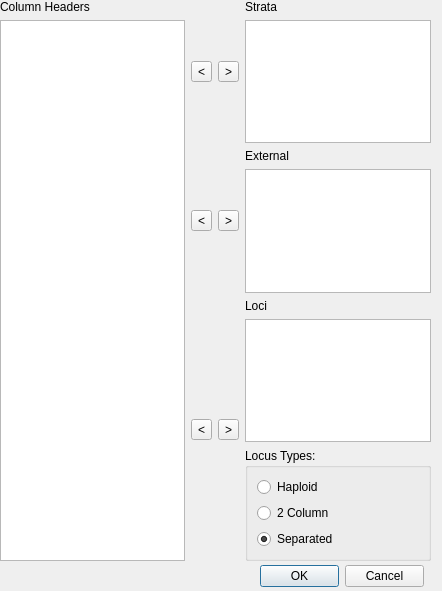
<?xml version="1.0" encoding="UTF-8"?>
<ui version="4.0">
 <class>DialogImportGenotypes</class>
 <widget class="QDialog" name="DialogImportGenotypes">
  <property name="geometry">
   <rect>
    <x>0</x>
    <y>0</y>
    <width>442</width>
    <height>591</height>
   </rect>
  </property>
  <property name="windowTitle">
   <string>Dialog</string>
  </property>
  <widget class="QDialogButtonBox" name="buttonBox">
   <property name="geometry">
    <rect>
     <x>260</x>
     <y>560</y>
     <width>164</width>
     <height>32</height>
    </rect>
   </property>
   <property name="orientation">
    <enum>Qt::Horizontal</enum>
   </property>
   <property name="standardButtons">
    <set>QDialogButtonBox::Cancel|QDialogButtonBox::Ok</set>
   </property>
  </widget>
  <widget class="QWidget" name="layoutWidget">
   <property name="geometry">
    <rect>
     <x>0</x>
     <y>0</y>
     <width>431</width>
     <height>561</height>
    </rect>
   </property>
   <layout class="QHBoxLayout" name="horizontalLayout_4">
    <item>
     <layout class="QVBoxLayout" name="verticalLayout">
      <item>
       <widget class="QLabel" name="label">
        <property name="text">
         <string>Column Headers</string>
        </property>
       </widget>
      </item>
      <item>
       <widget class="QListWidget" name="headerWidget">
        <property name="alternatingRowColors">
         <bool>true</bool>
        </property>
        <property name="selectionMode">
         <enum>QAbstractItemView::ExtendedSelection</enum>
        </property>
        <property name="sortingEnabled">
         <bool>false</bool>
        </property>
       </widget>
      </item>
     </layout>
    </item>
    <item>
     <layout class="QVBoxLayout" name="verticalLayout_6">
      <item>
       <layout class="QHBoxLayout" name="horizontalLayout">
        <item>
         <widget class="QToolButton" name="strata2headers">
          <property name="text">
           <string>&lt;</string>
          </property>
         </widget>
        </item>
        <item>
         <widget class="QToolButton" name="headers2strata">
          <property name="text">
           <string>&gt;</string>
          </property>
         </widget>
        </item>
        <item>
         <layout class="QVBoxLayout" name="verticalLayout_2">
          <item>
           <widget class="QLabel" name="label_2">
            <property name="text">
             <string>Strata</string>
            </property>
           </widget>
          </item>
          <item>
           <widget class="QListWidget" name="strataWidget">
            <property name="alternatingRowColors">
             <bool>true</bool>
            </property>
            <property name="selectionMode">
             <enum>QAbstractItemView::MultiSelection</enum>
            </property>
           </widget>
          </item>
         </layout>
        </item>
       </layout>
      </item>
      <item>
       <layout class="QHBoxLayout" name="horizontalLayout_2">
        <item>
         <widget class="QToolButton" name="external2headers">
          <property name="text">
           <string>&lt;</string>
          </property>
         </widget>
        </item>
        <item>
         <widget class="QToolButton" name="headers2external">
          <property name="text">
           <string>&gt;</string>
          </property>
         </widget>
        </item>
        <item>
         <layout class="QVBoxLayout" name="verticalLayout_3">
          <item>
           <widget class="QLabel" name="label_3">
            <property name="text">
             <string>External</string>
            </property>
           </widget>
          </item>
          <item>
           <widget class="QListWidget" name="externalWidget">
            <property name="alternatingRowColors">
             <bool>true</bool>
            </property>
            <property name="selectionMode">
             <enum>QAbstractItemView::ExtendedSelection</enum>
            </property>
           </widget>
          </item>
         </layout>
        </item>
       </layout>
      </item>
      <item>
       <layout class="QHBoxLayout" name="horizontalLayout_3">
        <item>
         <widget class="QToolButton" name="loci2headers">
          <property name="text">
           <string>&lt;</string>
          </property>
         </widget>
        </item>
        <item>
         <widget class="QToolButton" name="headers2loci">
          <property name="text">
           <string>&gt;</string>
          </property>
         </widget>
        </item>
        <item>
         <layout class="QVBoxLayout" name="verticalLayout_5">
          <item>
           <widget class="QLabel" name="label_4">
            <property name="text">
             <string>Loci</string>
            </property>
           </widget>
          </item>
          <item>
           <widget class="QListWidget" name="lociWidget">
            <property name="alternatingRowColors">
             <bool>true</bool>
            </property>
            <property name="selectionMode">
             <enum>QAbstractItemView::ExtendedSelection</enum>
            </property>
           </widget>
          </item>
          <item>
           <widget class="QGroupBox" name="groupBox">
            <property name="title">
             <string>Locus Types:</string>
            </property>
            <layout class="QVBoxLayout" name="verticalLayout_4">
             <item>
              <widget class="QRadioButton" name="radioHaploid">
               <property name="text">
                <string>Haploid</string>
               </property>
              </widget>
             </item>
             <item>
              <widget class="QRadioButton" name="radio2Column">
               <property name="text">
                <string>2 Column</string>
               </property>
              </widget>
             </item>
             <item>
              <widget class="QRadioButton" name="radioSeparated">
               <property name="text">
                <string>Separated</string>
               </property>
               <property name="checked">
                <bool>true</bool>
               </property>
              </widget>
             </item>
            </layout>
           </widget>
          </item>
         </layout>
        </item>
       </layout>
      </item>
     </layout>
    </item>
   </layout>
  </widget>
 </widget>
 <resources/>
 <connections>
  <connection>
   <sender>buttonBox</sender>
   <signal>accepted()</signal>
   <receiver>DialogImportGenotypes</receiver>
   <slot>accept()</slot>
   <hints>
    <hint type="sourcelabel">
     <x>218</x>
     <y>453</y>
    </hint>
    <hint type="destinationlabel">
     <x>157</x>
     <y>274</y>
    </hint>
   </hints>
  </connection>
  <connection>
   <sender>buttonBox</sender>
   <signal>rejected()</signal>
   <receiver>DialogImportGenotypes</receiver>
   <slot>reject()</slot>
   <hints>
    <hint type="sourcelabel">
     <x>286</x>
     <y>459</y>
    </hint>
    <hint type="destinationlabel">
     <x>286</x>
     <y>274</y>
    </hint>
   </hints>
  </connection>
 </connections>
 <slots>
  <slot>slotStrata2Headers()</slot>
  <slot>slotHeaders2Strata()</slot>
  <slot>slotHeaders2External()</slot>
  <slot>slotHeaders2Loci()</slot>
  <slot>slotExternal2Headers()</slot>
  <slot>slotLoci2Headers()</slot>
 </slots>
</ui>
